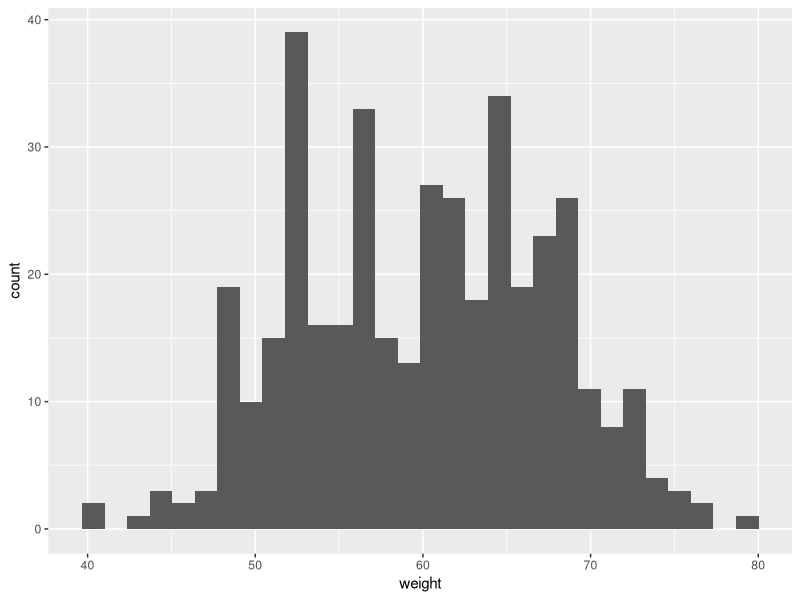
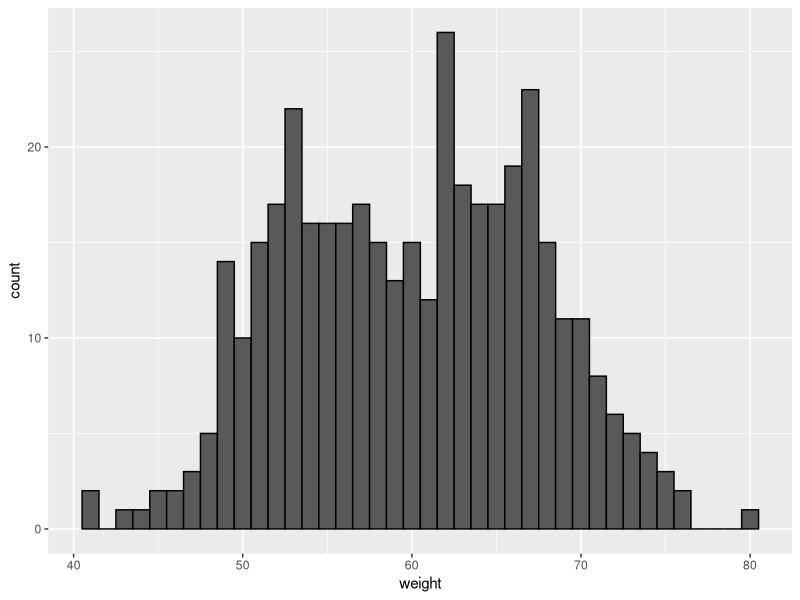
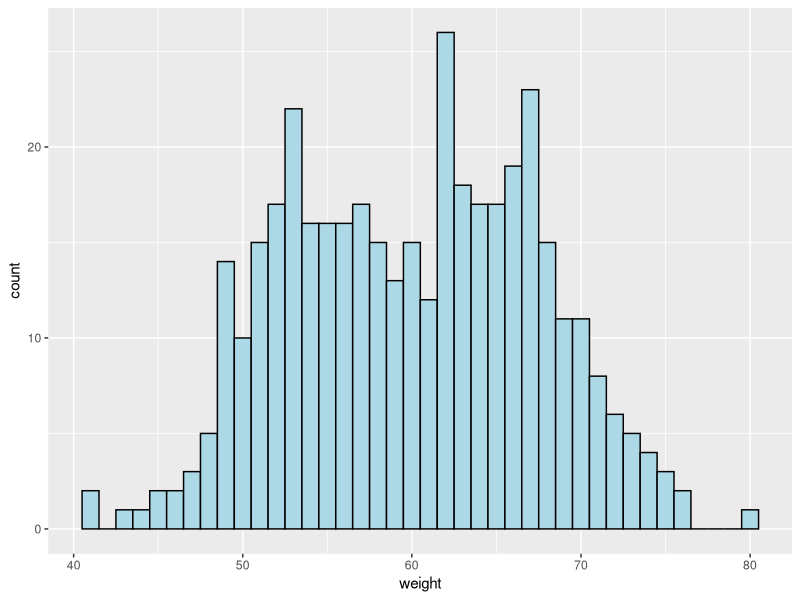
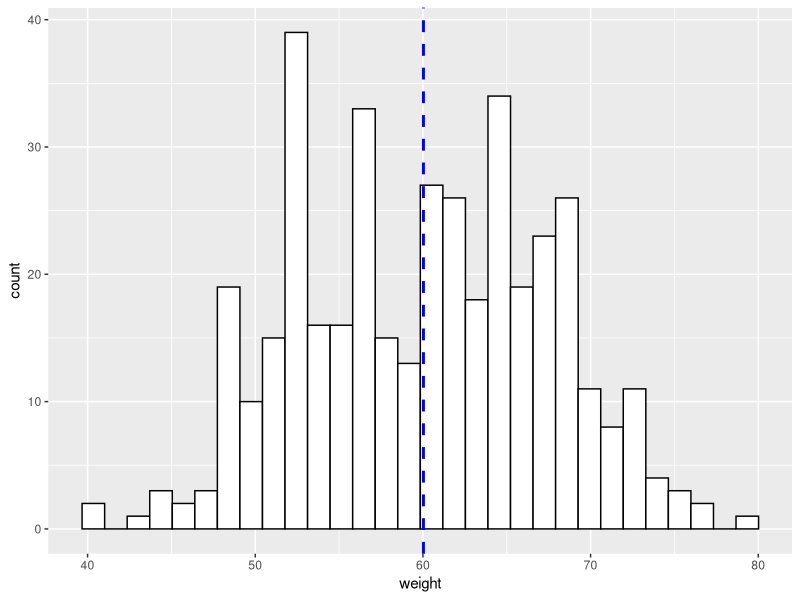
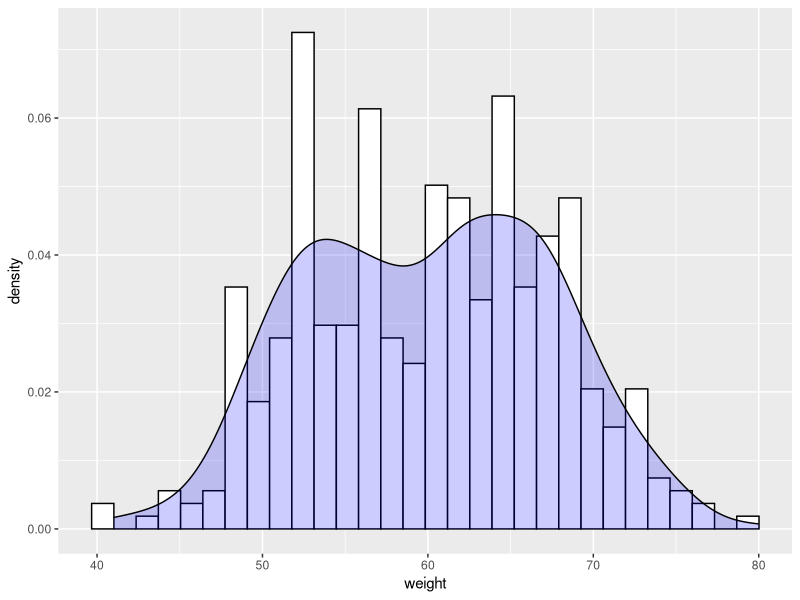
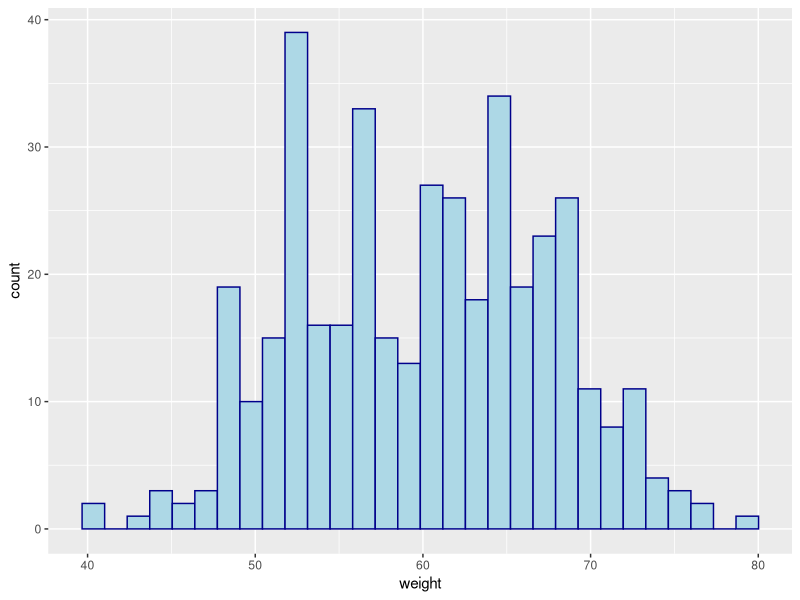

Here is the R script that generated these plots, in order:
# Importing the dataset
dataset = read.csv("data.csv")

# Importing the library
library(ggplot2)

# Basic histogram using ggplot2
ggplot(dataset, aes(x = weight))+
  geom_histogram()

# Changing the width of bins
ggplot(dataset, aes(x = weight))+
  geom_histogram(binwidth = 1, color = "black")

# Changing colors
ggplot(dataset, aes(x = weight))+
  geom_histogram(binwidth = 1, color = "black", fill = "lightblue")

# Adding the mean line
myPlot = ggplot(dataset, aes(x = weight))+
  geom_histogram(color = "black", fill = "white")

myPlot + geom_vline(aes(xintercept = mean(weight)), 
                    color = "blue", linetype = "dashed", size = 1)

# Histogram with density plot
ggplot(dataset, aes(x = weight))+
  geom_histogram(aes(y = after_stat(density)), color = "black", fill = "white")+
  geom_density(fill = "blue", alpha = .2)

# Changing bin color and fill color
ggplot(dataset, aes(x = weight))+
  geom_histogram(color = "darkblue", fill = "lightblue")


